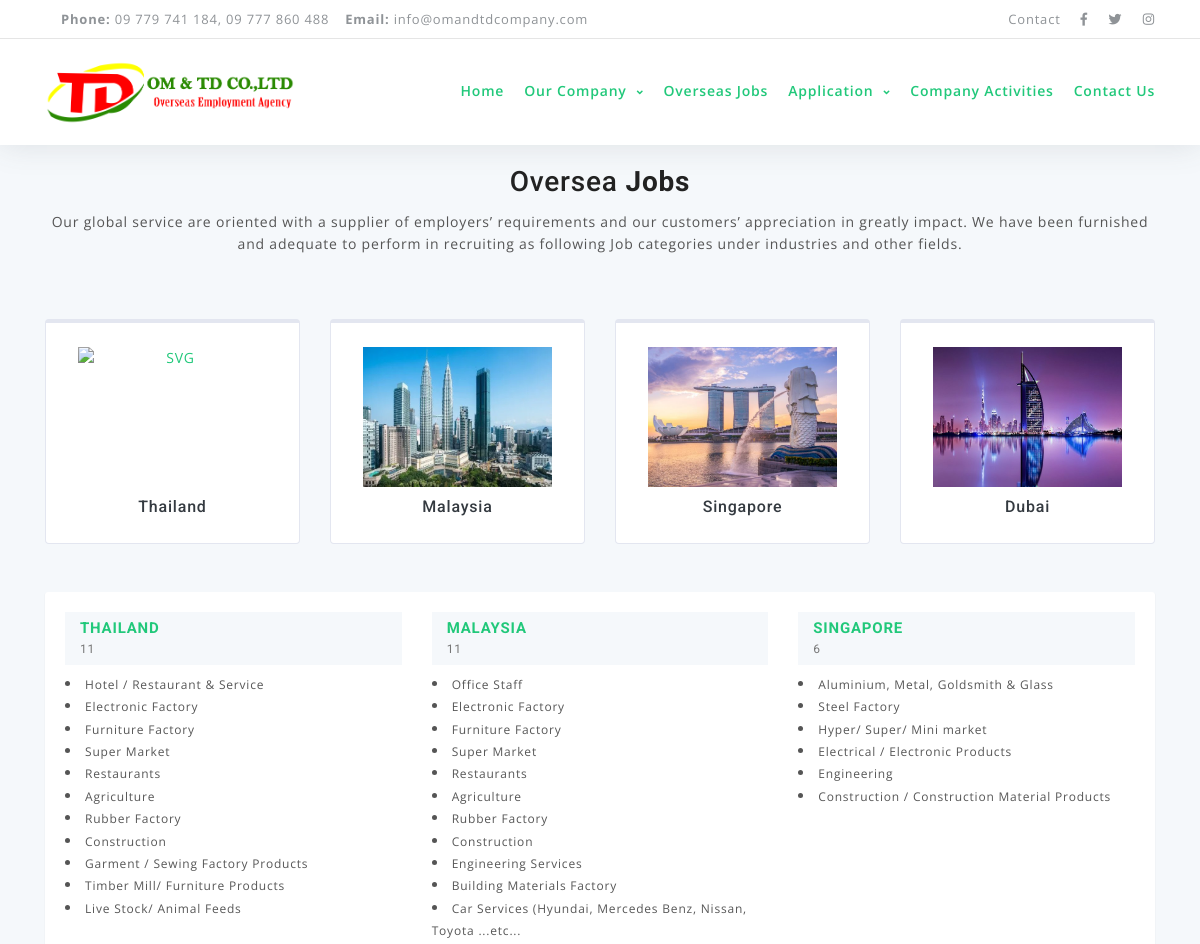
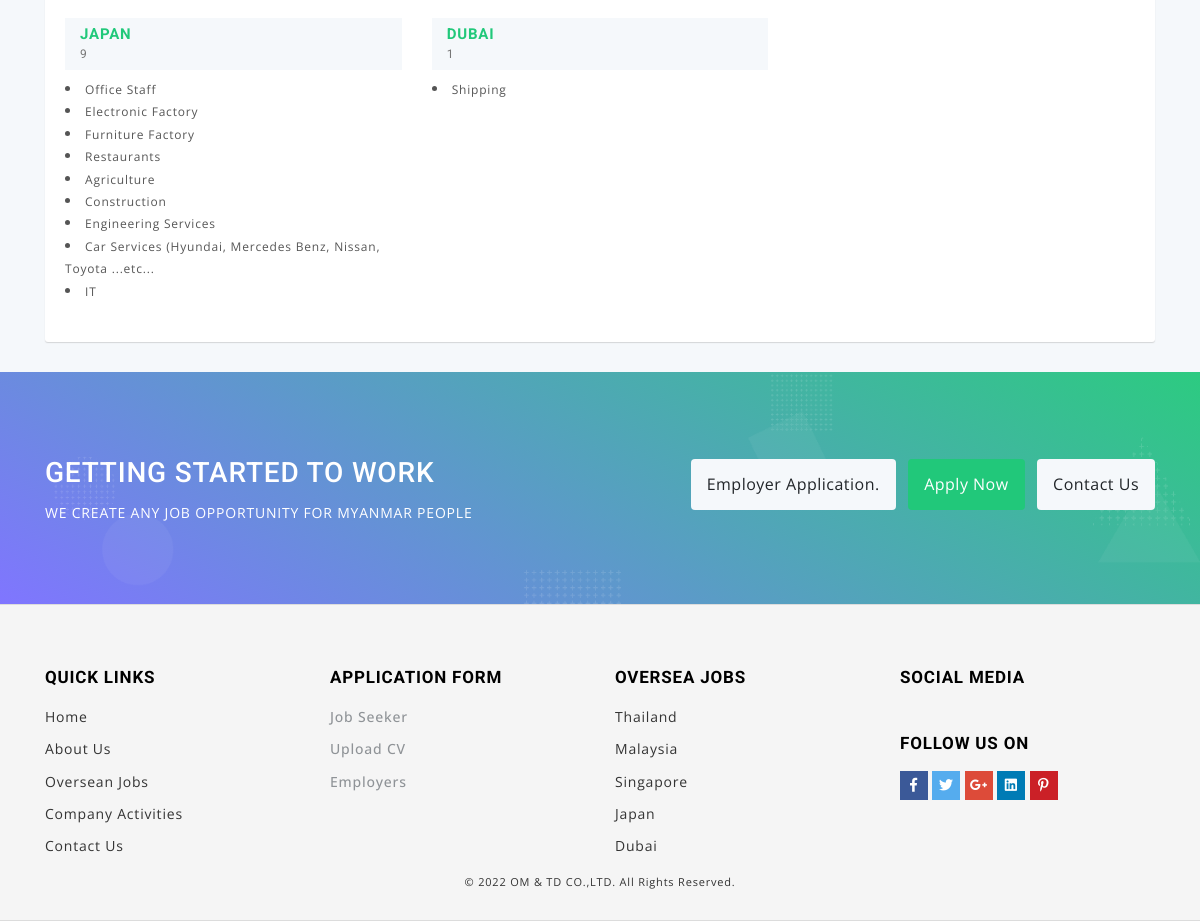
Screenshot of /index.php/oversea_jobs with the database file from the repository (2 pictures, top to bottom).
### tables this page shows
CREATE TABLE `country` (
  `id` int(11) NOT NULL,
  `name` varchar(255) NOT NULL
);

CREATE TABLE `oversea_jobs` (
  `id` int(11) NOT NULL,
  `name` varchar(255) NOT NULL,
  `description` text NOT NULL,
  `country_id` int(11) NOT NULL
);

### application/controllers/Oversea_jobs.php (called while the page is built, shortened)
<?php
class Oversea_jobs extends CI_Controller
{
	public function __construct()
	{
		$this->load->model('menu_model');
		$this->load->model('oversea_jobs_model');
		$this->load->model('activities_model');
	}
	public function index()
	{
		$data['country_lists'] = $this->menu_model->get_country();
		$data['oversea_jobs'] = $this->oversea_jobs_model->get_oversea_jobs();
		$this->load->view('oversea_jobs/index', $data);
	}
}

### index.php (called while the page is built, shortened)
<?php
require_once BASEPATH.'core/CodeIgniter.php';

### application/models/Menu_model.php (called while the page is built)
<?php
class Menu_model extends CI_Model
{
	public function get_country()
	{
		$this->db->select("*");
		$this->db->from("country");
		return $this->db->get()->result();
	}
}

### application/models/Oversea_jobs_model.php (called while the page is built, shortened)
<?php
class Oversea_jobs_model extends CI_Model
{
	public function get_oversea_jobs()
	{
		$this->db->select("*");
		$this->db->from("oversea_jobs");
		return $this->db->get()->result();
	}
}

### application/views/oversea_jobs/index.php (the view)
<?php $this->load->view('templates/header'); ?>
<?php $this->load->view('templates/menu'); ?>
<div class="grayBG py-3">
	<div class="container space-2 space-3--lg">
		<div class="w-md-80 w-lg-60 text-center mx-md-auto mb-9">
			<h2 class="h3">Oversea <strong>Jobs</strong></h2>
			<p>Our global service are oriented with a supplier of employers’ requirements and our customers’ appreciation in greatly impact. We have been furnished and adequate to perform in recruiting as following Job categories under industries and other fields.</p>
		</div>
		<div class="row justify-content-center">
			<div class="col-md-3 col-lg-3 col-sm-12 mb-5">
				<a class="d-block card-frame bg-white text-center rounded py-7 px-5" href="<?php echo site_url('job_seeker'); ?>">
					<img class="d-block max-width-12 mx-auto mb-2" src="<?php echo base_url(); ?>public/data/thailand.jpeg" alt="SVG" style="width: 100%; height: 140px; background-size: cover; object-position: center;">
					<h3 class="h6 text-dark mb-0">Thailand</h3>
				</a>
			</div>
			<div class="col-md-3 col-lg-3 col-sm-12 mb-5">
				<a class="d-block card-frame bg-white text-center rounded py-7 px-5" href="<?php echo site_url('job_seeker'); ?>">
					<img class="d-block max-width-12 mx-auto mb-2" src="<?php echo base_url(); ?>public/data/malaysia.webp" alt="SVG" style="width: 100%; height: 140px; background-size: cover; object-position: center;">
					<h3 class="h6 text-dark mb-0">Malaysia</h3>
				</a>
			</div>
			<div class="col-md-3 col-lg-3 col-sm-12 mb-5">
				<a class="d-block card-frame bg-white text-center rounded py-7 px-5" href="<?php echo site_url('job_seeker'); ?>">
					<img class="d-block max-width-12 mx-auto mb-2" src="<?php echo base_url(); ?>/public/data/sg.jpeg" alt="SVG" style="width: 100%; height: 140px; background-size: cover; object-position: center;">
					<h3 class="h6 text-dark mb-0">Singapore</h3>
				</a>
			</div>
			<div class="col-md-3 col-lg-3 col-sm-12 mb-5">
				<a class="d-block card-frame bg-white text-center rounded py-7 px-5" href="<?php echo site_url('job_seeker'); ?>">
					<img class="d-block max-width-12 mx-auto mb-2" src="<?php echo base_url(); ?>/public/data/dubai.jpeg" alt="SVG" style="width: 100%; height: 140px; background-size: cover; object-position: center;">
					<h3 class="h6 text-dark mb-0">Dubai</h3>
				</a>
			</div>
		</div>
	</div>
</div>
<div class="grayBG">
	<div class="container space-2 space-3--lg">
		<div class="row">
			<div class="col-md-12 page-content col-thin-right">
				<div class="inner-box category-content">
					<div class="row">
						<?php
						foreach ($country_lists as $key => $value) {
							$country_id = $value->id;
						?>
							<div class="col-md-4 col-sm-4">
								<div class="cat-list">
									<h3 class="cat-title">
										<a href="<?php echo site_url('job_seeker'); ?>">
											<?php echo $value->name; ?>
											<span class="count">
												<?php
												$jobs_count = [];
												foreach ($oversea_jobs as $key => $oversea_job) {
													if ($country_id == $oversea_job->country_id) {
														$jobs_count[] = 1;
													}
												}
												echo array_sum($jobs_count);
												?>
											</span>
										</a>
									</h3>
									<ul class="cat-collapse cat-id-1 collapse show">
										<?php
										foreach ($oversea_jobs as $key => $oversea_job) {
											if ($country_id == $oversea_job->country_id) {
										?>
												<li>
													<a href="<?php echo site_url('job_seeker'); ?>">
														<?php echo $oversea_job->name; ?>
													</a>
												</li>
											<?php } ?>
										<?php } ?>
									</ul>
								</div>
							</div>
						<?php } ?>
					</div>
				</div>
			</div>
		</div>
	</div>
</div>
<?php $this->load->view('templates/footer'); ?>

### application/views/templates/footer.php (shortened to what this page needs)
<?php
$lang_session = $this->session->userdata('lang');
?>
<div class="gradient-overlay-half-primary-v1">
	<div class="bg-img-hero" style="background-image: url(images/bg2.png);">
		<div class="container">
			<div class="row align-items-lg-center text-lg-left space-2">
				<div class="col-lg-6">
					<h3 class="text-white h3">
						GETTING STARTED TO WORK
					</h3>
					<p class="text-white">
						WE CREATE ANY JOB OPPORTUNITY FOR MYANMAR PEOPLE
					</p>
				</div>
				<div class="col-lg-6 text-lg-right">
					<a class="btn btn-light mb-2 mb-sm-0 mr-sm-2" href="<?php echo site_url('employers'); ?>">
						Employer Application.
					</a>
					<a class="btn btn-purple mb-2 mb-sm-0 mr-sm-2" href="<?php echo site_url('job_seeker'); ?>">
						Apply Now
					</a>
					<a class="btn btn-light mb-2 mb-sm-0" href="<?php echo site_url('contact'); ?>">
						Contact Us
					</a>
				</div>
			</div>
		</div>
	</div>
</div>
<footer class="main-footer">
	<div class="footer-content">
		<div class="container">
			<div class="row">
				<div class=" col-xl-3 col-xl-3 col-md-3 col-sm-6 col-xs-12 col-6 ">
					<div class="footer-col">
						<h4 class="footer-title">Quick Links</h4>
						<ul class="list-unstyled footer-nav">
							<li class="nav-item active">
								<a href="<?php echo site_url('welcome'); ?>" class="nav-link">
									<?php
									if ($lang_session == 'jp') {
										echo "ホームページ";
									} else {
										echo "Home";
									}
									?>
								</a>
							</li>
							<li class="nav-item active">
								<a href="<?php echo site_url('about'); ?>" class="nav-link">
									<?php
									if ($lang_session == 'jp') {
										echo "会社概要";
									} else {
										echo "About Us";
									}
									?>
								</a>
							</li>
							<li class="nav-item active">
								<a href="<?php echo site_url('oversea_jobs/index'); ?>" class="nav-link">
									<?php
									if ($lang_session == 'jp') {
										echo "会社概要";
									} else {
										echo "Oversean Jobs";
									}
									?>
								</a>
							</li>
							<li class="nav-item active">
								<a href="<?php echo site_url('activities'); ?>" class="nav-link">
									<?php
									if ($lang_session == 'jp') {
										echo "活動";
									} else {
										echo "Company Activities";
									}
									?>
								</a>
							</li>
							<li class="nav-item active">
								<a href="<?php echo site_url('contact'); ?>" class="nav-link">
									<?php
									if ($lang_session == 'jp') {
										echo "コンタクト";
									} else {
										echo "Contact Us";
									}
									?>
								</a>
							</li>
						</ul>
					</div>
				</div>
				<div class=" col-xl-3 col-xl-3 col-md-3 col-sm-6 col-xs-12 col-6  ">
					<div class="footer-col">
						<h4 class="footer-title">Application Form</h4>
						<ul class="list-unstyled footer-nav">
							<li>
								<a href="<?php echo site_url('job_seeker'); ?>" class="dropdown-item">
									<?php
									if ($lang_session == 'jp') {
										echo "求職者";
									} else {
										echo "Job Seeker";
									}
									?>
								</a>
							</li>
							<li>
								<a href="<?php echo site_url('job_seeker/cv_upload'); ?>" class="dropdown-item">
									<?php
									if ($lang_session == 'jp') {
										echo "CVをアップロード";
									} else {
										echo "Upload CV";
									}
									?>
								</a>
							</li>
							<li>
								<a href="<?php echo site_url('employers'); ?>" class="dropdown-item">
									<?php
									if ($lang_session == 'jp') {
										echo "雇用主";
									} else {
										echo "Employers";
									}
									?>
								</a>
							</li>
						</ul>
					</div>
				</div>
				<div class=" col-xl-3 col-xl-3 col-md-3 col-sm-6 col-xs-12 col-6  ">
					<div class="footer-col">
						<h4 class="footer-title">Oversea Jobs</h4>
						<ul class="list-unstyled footer-nav">
							<?php
							foreach ($country_lists as $key => $value) {
							?>
								<li>
									<a href="<?php echo site_url('oversea_jobs/index'); ?>">
										<?php echo $value->name; ?>
									</a>
								</li>
							<?php } ?>
						</ul>
					</div>
				</div>
				<div class=" col-xl-3 col-xl-3 col-md-3 col-sm-6 col-xs-12 col-12">
					<div class="footer-col row">
						<div class="col-sm-12 col-xs-6 col-xxs-12 no-padding-lg">
							<div class="mobile-app-content">
								<h4 class="footer-title">Social Media</h4>
							</div>
						</div>
						<div class="col-sm-12 col-xs-6 col-xxs-12 no-padding-lg">
							<div class="hero-subscribe">
								<h4 class="footer-title no-margin">Follow us on</h4>
								<ul class="list-unstyled list-inline footer-nav social-list-footer social-list-color footer-nav-inline">
									<li><a class="icon-color fb" title="" data-placement="top" data-toggle="tooltip" href="https://www.facebook.com/OMTD-CoLtd-108073500986670" data-original-title="Facebook"><i class="fab fa-facebook-f"></i> </a></li>
									<li><a class="icon-color tw" title="" data-placement="top" data-toggle="tooltip" href="#" data-original-title="Twitter"><i class="fab fa-twitter"></i> </a></li>
									<li><a class="icon-color gp" title="" data-placement="top" data-toggle="tooltip" href="#" data-original-title="Google+"><i class="fab fa-google-plus-g"></i> </a></li>
									<li><a class="icon-color lin" title="" data-placement="top" data-toggle="tooltip" href="#" data-original-title="Linkedin"><i class="fab fa-linkedin"></i> </a></li>
									<li><a class="icon-color pin" title="" data-placement="top" data-toggle="tooltip" href="#" data-original-title="Linkedin"><i class="fab fa-pinterest-p"></i> </a></li>
								</ul>
							</div>
						</div>
					</div>
				</div>
				<div class="col-xl-12">
					<div class="copy-info text-center"> © <?php echo date('Y'); ?> OM & TD CO.,LTD. All Rights Reserved. </div>
				</div>
			</div>
		</div>
	</div>
</footer>
</body>
</html>

### public/assets/css/global.css (style rules this page uses)
html { font-size: 100%; }
html, body, div, span, applet, object, iframe, h1, h2, h3, h4, h5, h6, p, blockquote, pre, a, abbr, acronym, address, big, cite, code, del, dfn, em, font, ins, kbd, q, s, samp, small, strike, strong, sub, sup, tt, var, dl, dt, dd, ol, ul, li, fieldset, form, label, legend, table, caption, tbody, tfoot, thead, tr, th, td { border: 0; font-size: 100%; margin: 0; outline: 0; padding: 0; vertical-align: baseline; }
body { font-size: 14px; color: #555555; font-family: 'Open Sans', sans-serif; font-weight: normal; font-style: normal; line-height: 1.6; letter-spacing: 0.8px; }
h1, h2, h3, h4, h5, h6 { color: #222222; font-family: 'Roboto', sans-serif; font-weight: 500; }
h2 { font-size: 20px; }
h3 { font-size: 18px; }
h4 { font-size: 16px; }
img { border:none; max-width:100%; height: auto; }
a { color:#222222; }
a, button, input { transition: all 0.3s ease-in-out 0s; -moz-transition: all 0.3s ease-in-out 0s; -o-transition: all 0.3s ease-in-out 0s; -webkit-transition: all 0.3s ease-in-out 0s; -ms-transition: all 0.3s ease-in-out 0s; }
.grayBG { background-color: #f5f8fb; }

### rows the page displays
country: name "THAILAND", array_sum($jobs_count) "11", name "Thailand"
oversea_jobs: name "Hotel / Restaurant & Service"
oversea_jobs: name "Electronic Factory"
oversea_jobs: name "Furniture Factory"
oversea_jobs: name "Super Market"
oversea_jobs: name "Restaurants"
oversea_jobs: name "Agriculture"
oversea_jobs: name "Rubber Factory"
oversea_jobs: name "Construction"
oversea_jobs: name "Garment / Sewing Factory Products"
oversea_jobs: name "Timber Mill/ Furniture Products"
oversea_jobs: name "Live Stock/ Animal Feeds"
country: name "MALAYSIA", array_sum($jobs_count) "11", name "Malaysia"
oversea_jobs: name "Office Staff"
oversea_jobs: name "Electronic Factory"
oversea_jobs: name "Furniture Factory"
oversea_jobs: name "Super Market"
oversea_jobs: name "Restaurants"
oversea_jobs: name "Agriculture"
oversea_jobs: name "Rubber Factory"
oversea_jobs: name "Construction"
oversea_jobs: name "Engineering Services"
oversea_jobs: name "Building Materials Factory"
oversea_jobs: name "Car Services (Hyundai, Mercedes Benz, Nissan, Toyota ...etc..."
country: name "SINGAPORE", array_sum($jobs_count) "6", name "Singapore"
oversea_jobs: name "Aluminium, Metal, Goldsmith & Glass"
oversea_jobs: name "Steel Factory"
oversea_jobs: name "Hyper/ Super/ Mini market"
oversea_jobs: name "Electrical / Electronic Products"
oversea_jobs: name "Engineering"
oversea_jobs: name "Construction / Construction Material Products"
country: name "JAPAN", array_sum($jobs_count) "9", name "Japan"
oversea_jobs: name "Office Staff"
oversea_jobs: name "Electronic Factory"
oversea_jobs: name "Furniture Factory"
oversea_jobs: name "Restaurants"
oversea_jobs: name "Agriculture"
oversea_jobs: name "Construction"
oversea_jobs: name "Engineering Services"
oversea_jobs: name "Car Services (Hyundai, Mercedes Benz, Nissan, Toyota ...etc..."
oversea_jobs: name "IT"
country: name "DUBAI", array_sum($jobs_count) "1", name "Dubai"
oversea_jobs: name "Shipping"
